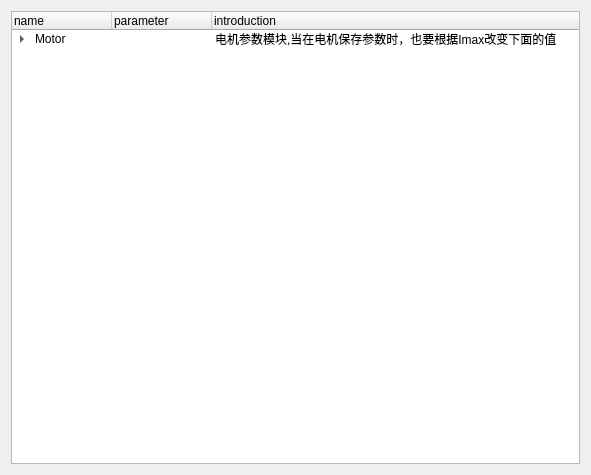
<?xml version="1.0" encoding="UTF-8"?>
<ui version="4.0">
 <class>Form</class>
 <widget class="QWidget" name="Form">
  <property name="geometry">
   <rect>
    <x>0</x>
    <y>0</y>
    <width>591</width>
    <height>475</height>
   </rect>
  </property>
  <property name="windowTitle">
   <string>Form</string>
  </property>
  <layout class="QVBoxLayout" name="verticalLayout">
   <item>
    <widget class="QTreeWidget" name="treeWidget">
     <column>
      <property name="text">
       <string>name</string>
      </property>
     </column>
     <column>
      <property name="text">
       <string>parameter</string>
      </property>
     </column>
     <column>
      <property name="text">
       <string>introduction</string>
      </property>
     </column>
     <item>
      <property name="text">
       <string>Motor</string>
      </property>
      <property name="text">
       <string/>
      </property>
      <property name="text">
       <string>电机参数模块,当在电机保存参数时，也要根据Imax改变下面的值</string>
      </property>
      <item>
       <property name="text">
        <string>Axis0</string>
       </property>
       <property name="text">
        <string>NULL</string>
       </property>
       <property name="text">
        <string/>
       </property>
       <item>
        <property name="text">
         <string>ImaxInfo</string>
        </property>
        <item>
         <property name="text">
          <string>Name</string>
         </property>
         <property name="text">
          <string>gSevDrv.sev_obj.cur.mot.Imax_1</string>
         </property>
        </item>
        <item>
         <property name="text">
          <string>MemberType</string>
         </property>
         <property name="text">
          <string>Uint16</string>
         </property>
        </item>
        <item>
         <property name="text">
          <string>AddressOffset</string>
         </property>
         <property name="text">
          <string>101</string>
         </property>
        </item>
       </item>
       <item>
        <property name="text">
         <string>GainInfo</string>
        </property>
        <item>
         <property name="text">
          <string>GainIa</string>
         </property>
         <property name="text">
          <string/>
         </property>
         <property name="text">
          <string>设备值，double型</string>
         </property>
         <item>
          <property name="text">
           <string>WriteFlashInfo</string>
          </property>
          <property name="text">
           <string/>
          </property>
          <property name="text">
           <string>往这个Flash写数=GainIa/Imax(原始值)</string>
          </property>
          <item>
           <property name="text">
            <string>Name</string>
           </property>
           <property name="text">
            <string>gSevDrv.sev_obj.cur.adc.prm.kia</string>
           </property>
           <property name="text">
            <string/>
           </property>
          </item>
          <item>
           <property name="text">
            <string>MemberType</string>
           </property>
           <property name="text">
            <string>int16</string>
           </property>
           <property name="text">
            <string/>
           </property>
          </item>
          <item>
           <property name="text">
            <string>AddressOffset</string>
           </property>
           <property name="text">
            <string>200</string>
           </property>
           <property name="text">
            <string/>
           </property>
          </item>
         </item>
         <item>
          <property name="text">
           <string>SamplingType</string>
          </property>
          <property name="text">
           <string/>
          </property>
          <property name="text">
           <string>采样类型,根据刘超文PowerBoard树中的类型</string>
          </property>
          <item>
           <property name="text">
            <string>Hall</string>
           </property>
           <property name="text">
            <string>46875</string>
           </property>
           <property name="text">
            <string/>
           </property>
           <item>
            <property name="text">
             <string>DspVersionFactor</string>
            </property>
            <property name="text">
             <string>1</string>
            </property>
           </item>
          </item>
          <item>
           <property name="text">
            <string>Shunt</string>
           </property>
           <property name="text">
            <string>6442451.2</string>
           </property>
           <property name="text">
            <string>20132.66*320</string>
           </property>
           <item>
            <property name="text">
             <string>DspVersionFactor</string>
            </property>
            <property name="text">
             <string>1</string>
            </property>
            <property name="text">
             <string>以V128为准，在这个基础上乘以一个系数</string>
            </property>
           </item>
          </item>
         </item>
        </item>
        <item>
         <property name="text">
          <string>GainIb</string>
         </property>
         <property name="text">
          <string/>
         </property>
         <property name="text">
          <string/>
         </property>
         <item>
          <property name="text">
           <string>WriteFlashInfo</string>
          </property>
          <property name="text">
           <string/>
          </property>
          <property name="text">
           <string/>
          </property>
          <item>
           <property name="text">
            <string>Name</string>
           </property>
           <property name="text">
            <string>gSevDrv.sev_obj.cur.adc.prm.kib</string>
           </property>
           <property name="text">
            <string/>
           </property>
          </item>
          <item>
           <property name="text">
            <string>MemberType</string>
           </property>
           <property name="text">
            <string>int16</string>
           </property>
           <property name="text">
            <string/>
           </property>
          </item>
          <item>
           <property name="text">
            <string>AddressOffset</string>
           </property>
           <property name="text">
            <string>201</string>
           </property>
           <property name="text">
            <string/>
           </property>
          </item>
         </item>
         <item>
          <property name="text">
           <string>SamplingType</string>
          </property>
          <property name="text">
           <string/>
          </property>
          <item>
           <property name="text">
            <string>Hall</string>
           </property>
           <property name="text">
            <string>6442451.2</string>
           </property>
           <item>
            <property name="text">
             <string>DspVersionFactor</string>
            </property>
            <property name="text">
             <string>1</string>
            </property>
           </item>
          </item>
          <item>
           <property name="text">
            <string>Shunt</string>
           </property>
           <property name="text">
            <string>6442451.2</string>
           </property>
           <item>
            <property name="text">
             <string>DspVersionFactor</string>
            </property>
            <property name="text">
             <string>1</string>
            </property>
           </item>
          </item>
         </item>
        </item>
        <item>
         <property name="text">
          <string>GainIc</string>
         </property>
         <property name="text">
          <string/>
         </property>
         <property name="text">
          <string/>
         </property>
         <item>
          <property name="text">
           <string>WriteFlashInfo</string>
          </property>
          <property name="text">
           <string/>
          </property>
          <property name="text">
           <string/>
          </property>
          <item>
           <property name="text">
            <string>Name</string>
           </property>
           <property name="text">
            <string>gSevDrv.sev_obj.cur.adc.prm.kic</string>
           </property>
           <property name="text">
            <string/>
           </property>
          </item>
          <item>
           <property name="text">
            <string>MemberType</string>
           </property>
           <property name="text">
            <string>int16</string>
           </property>
           <property name="text">
            <string/>
           </property>
          </item>
          <item>
           <property name="text">
            <string>AddressOffset</string>
           </property>
           <property name="text">
            <string>202</string>
           </property>
           <property name="text">
            <string/>
           </property>
          </item>
         </item>
         <item>
          <property name="text">
           <string>SamplingType</string>
          </property>
          <property name="text">
           <string/>
          </property>
          <item>
           <property name="text">
            <string>Hall</string>
           </property>
           <property name="text">
            <string>6442451.2</string>
           </property>
           <item>
            <property name="text">
             <string>DspVersionFactor</string>
            </property>
            <property name="text">
             <string>1</string>
            </property>
           </item>
          </item>
          <item>
           <property name="text">
            <string>Shunt</string>
           </property>
           <property name="text">
            <string>6442451.2</string>
           </property>
           <item>
            <property name="text">
             <string>DspVersionFactor</string>
            </property>
            <property name="text">
             <string>1</string>
            </property>
           </item>
          </item>
         </item>
        </item>
       </item>
      </item>
      <item>
       <property name="text">
        <string>Axis1</string>
       </property>
       <property name="text">
        <string>NULL</string>
       </property>
       <property name="text">
        <string/>
       </property>
       <item>
        <property name="text">
         <string>ImaxInfo</string>
        </property>
        <item>
         <property name="text">
          <string>Name</string>
         </property>
         <property name="text">
          <string>gSevDrv.sev_obj.cur.mot.Imax_1</string>
         </property>
        </item>
        <item>
         <property name="text">
          <string>MemberType</string>
         </property>
         <property name="text">
          <string>Uint16</string>
         </property>
        </item>
        <item>
         <property name="text">
          <string>AddressOffset</string>
         </property>
         <property name="text">
          <string>32869</string>
         </property>
        </item>
       </item>
       <item>
        <property name="text">
         <string>GainInfo</string>
        </property>
        <item>
         <property name="text">
          <string>GainIa</string>
         </property>
         <property name="text">
          <string/>
         </property>
         <property name="text">
          <string>设备值，double型</string>
         </property>
         <item>
          <property name="text">
           <string>WriteFlashInfo</string>
          </property>
          <property name="text">
           <string/>
          </property>
          <property name="text">
           <string>往这个Flash写数=GainIa/Imax(原始值)</string>
          </property>
          <item>
           <property name="text">
            <string>Name</string>
           </property>
           <property name="text">
            <string>gSevDrv.sev_obj.cur.adc.prm.kia</string>
           </property>
           <property name="text">
            <string/>
           </property>
          </item>
          <item>
           <property name="text">
            <string>MemberType</string>
           </property>
           <property name="text">
            <string>int16</string>
           </property>
           <property name="text">
            <string/>
           </property>
          </item>
          <item>
           <property name="text">
            <string>AddressOffset</string>
           </property>
           <property name="text">
            <string>32968</string>
           </property>
           <property name="text">
            <string/>
           </property>
          </item>
         </item>
         <item>
          <property name="text">
           <string>SamplingType</string>
          </property>
          <item>
           <property name="text">
            <string>Hall</string>
           </property>
           <property name="text">
            <string>6442451.2</string>
           </property>
           <item>
            <property name="text">
             <string>DspVersionFactor</string>
            </property>
            <property name="text">
             <string>1</string>
            </property>
           </item>
          </item>
          <item>
           <property name="text">
            <string>Shunt</string>
           </property>
           <property name="text">
            <string>6442451.2</string>
           </property>
           <item>
            <property name="text">
             <string>DspVersionFactor</string>
            </property>
            <property name="text">
             <string>1</string>
            </property>
           </item>
          </item>
         </item>
        </item>
        <item>
         <property name="text">
          <string>GainIb</string>
         </property>
         <property name="text">
          <string/>
         </property>
         <property name="text">
          <string/>
         </property>
         <item>
          <property name="text">
           <string>WriteFlashInfo</string>
          </property>
          <property name="text">
           <string/>
          </property>
          <property name="text">
           <string/>
          </property>
          <item>
           <property name="text">
            <string>Name</string>
           </property>
           <property name="text">
            <string>gSevDrv.sev_obj.cur.adc.prm.kib</string>
           </property>
           <property name="text">
            <string/>
           </property>
          </item>
          <item>
           <property name="text">
            <string>MemberType</string>
           </property>
           <property name="text">
            <string>int16</string>
           </property>
           <property name="text">
            <string/>
           </property>
          </item>
          <item>
           <property name="text">
            <string>AddressOffset</string>
           </property>
           <property name="text">
            <string>32969</string>
           </property>
           <property name="text">
            <string/>
           </property>
          </item>
         </item>
         <item>
          <property name="text">
           <string>SamplingType</string>
          </property>
          <property name="text">
           <string/>
          </property>
          <item>
           <property name="text">
            <string>Hall</string>
           </property>
           <property name="text">
            <string>6442451.2</string>
           </property>
           <item>
            <property name="text">
             <string>DspVersionFactor</string>
            </property>
            <property name="text">
             <string>1</string>
            </property>
           </item>
          </item>
          <item>
           <property name="text">
            <string>Shunt</string>
           </property>
           <property name="text">
            <string>6442451.2</string>
           </property>
           <item>
            <property name="text">
             <string>DspVersionFactor</string>
            </property>
            <property name="text">
             <string>1</string>
            </property>
           </item>
          </item>
         </item>
        </item>
        <item>
         <property name="text">
          <string>GainIc</string>
         </property>
         <property name="text">
          <string/>
         </property>
         <property name="text">
          <string/>
         </property>
         <item>
          <property name="text">
           <string>WriteFlashInfo</string>
          </property>
          <property name="text">
           <string/>
          </property>
          <property name="text">
           <string/>
          </property>
          <item>
           <property name="text">
            <string>Name</string>
           </property>
           <property name="text">
            <string>gSevDrv.sev_obj.cur.adc.prm.kic</string>
           </property>
           <property name="text">
            <string/>
           </property>
          </item>
          <item>
           <property name="text">
            <string>MemberType</string>
           </property>
           <property name="text">
            <string>int16</string>
           </property>
           <property name="text">
            <string/>
           </property>
          </item>
          <item>
           <property name="text">
            <string>AddressOffset</string>
           </property>
           <property name="text">
            <string>32970</string>
           </property>
           <property name="text">
            <string/>
           </property>
          </item>
         </item>
         <item>
          <property name="text">
           <string>SamplingType</string>
          </property>
          <item>
           <property name="text">
            <string>Hall</string>
           </property>
           <property name="text">
            <string>6442451.2</string>
           </property>
           <item>
            <property name="text">
             <string>DspVersionFactor</string>
            </property>
            <property name="text">
             <string>1</string>
            </property>
           </item>
          </item>
          <item>
           <property name="text">
            <string>Shunt</string>
           </property>
           <property name="text">
            <string>6442451.2</string>
           </property>
           <item>
            <property name="text">
             <string>DspVersionFactor</string>
            </property>
            <property name="text">
             <string>1</string>
            </property>
           </item>
          </item>
         </item>
        </item>
       </item>
      </item>
      <item>
       <property name="text">
        <string>Axis2</string>
       </property>
       <property name="text">
        <string>NULL</string>
       </property>
       <property name="text">
        <string/>
       </property>
       <item>
        <property name="text">
         <string>ImaxInfo</string>
        </property>
        <item>
         <property name="text">
          <string>Name</string>
         </property>
         <property name="text">
          <string>gSevDrv.sev_obj.cur.mot.Imax_1</string>
         </property>
        </item>
        <item>
         <property name="text">
          <string>MemberType</string>
         </property>
         <property name="text">
          <string>Uint16</string>
         </property>
        </item>
        <item>
         <property name="text">
          <string>AddressOffset</string>
         </property>
         <property name="text">
          <string>101</string>
         </property>
        </item>
       </item>
       <item>
        <property name="text">
         <string>GainInfo</string>
        </property>
        <item>
         <property name="text">
          <string>GainIa</string>
         </property>
         <property name="text">
          <string/>
         </property>
         <property name="text">
          <string>设备值，double型</string>
         </property>
         <item>
          <property name="text">
           <string>WriteFlashInfo</string>
          </property>
          <property name="text">
           <string/>
          </property>
          <property name="text">
           <string>往这个Flash写数=GainIa/Imax(原始值)</string>
          </property>
          <item>
           <property name="text">
            <string>Name</string>
           </property>
           <property name="text">
            <string>gSevDrv.sev_obj.cur.adc.prm.kia</string>
           </property>
           <property name="text">
            <string/>
           </property>
          </item>
          <item>
           <property name="text">
            <string>MemberType</string>
           </property>
           <property name="text">
            <string>int16</string>
           </property>
           <property name="text">
            <string/>
           </property>
          </item>
          <item>
           <property name="text">
            <string>AddressOffset</string>
           </property>
           <property name="text">
            <string>200</string>
           </property>
           <property name="text">
            <string/>
           </property>
          </item>
         </item>
         <item>
          <property name="text">
           <string>SamplingType</string>
          </property>
          <item>
           <property name="text">
            <string>Hall</string>
           </property>
           <property name="text">
            <string>6442451.2</string>
           </property>
           <item>
            <property name="text">
             <string>DspVersionFactor</string>
            </property>
            <property name="text">
             <string>1</string>
            </property>
           </item>
          </item>
          <item>
           <property name="text">
            <string>Shunt</string>
           </property>
           <property name="text">
            <string>6442451.2</string>
           </property>
           <item>
            <property name="text">
             <string>DspVersionFactor</string>
            </property>
            <property name="text">
             <string>1</string>
            </property>
           </item>
          </item>
         </item>
        </item>
        <item>
         <property name="text">
          <string>GainIb</string>
         </property>
         <property name="text">
          <string/>
         </property>
         <property name="text">
          <string/>
         </property>
         <item>
          <property name="text">
           <string>WriteFlashInfo</string>
          </property>
          <property name="text">
           <string/>
          </property>
          <property name="text">
           <string/>
          </property>
          <item>
           <property name="text">
            <string>Name</string>
           </property>
           <property name="text">
            <string>gSevDrv.sev_obj.cur.adc.prm.kib</string>
           </property>
           <property name="text">
            <string/>
           </property>
          </item>
          <item>
           <property name="text">
            <string>MemberType</string>
           </property>
           <property name="text">
            <string>int16</string>
           </property>
           <property name="text">
            <string/>
           </property>
          </item>
          <item>
           <property name="text">
            <string>AddressOffset</string>
           </property>
           <property name="text">
            <string>201</string>
           </property>
           <property name="text">
            <string/>
           </property>
          </item>
         </item>
         <item>
          <property name="text">
           <string>SamplingType</string>
          </property>
          <item>
           <property name="text">
            <string>Hall</string>
           </property>
           <property name="text">
            <string>6442451.2</string>
           </property>
           <item>
            <property name="text">
             <string>DspVersionFactor</string>
            </property>
            <property name="text">
             <string>1</string>
            </property>
           </item>
          </item>
          <item>
           <property name="text">
            <string>Shunt</string>
           </property>
           <property name="text">
            <string>6442451.2</string>
           </property>
           <item>
            <property name="text">
             <string>DspVersionFactor</string>
            </property>
            <property name="text">
             <string>1</string>
            </property>
           </item>
          </item>
         </item>
        </item>
        <item>
         <property name="text">
          <string>GainIc</string>
         </property>
         <property name="text">
          <string/>
         </property>
         <property name="text">
          <string/>
         </property>
         <item>
          <property name="text">
           <string>WriteFlashInfo</string>
          </property>
          <property name="text">
           <string/>
          </property>
          <property name="text">
           <string/>
          </property>
          <item>
           <property name="text">
            <string>Name</string>
           </property>
           <property name="text">
            <string>gSevDrv.sev_obj.cur.adc.prm.kic</string>
           </property>
           <property name="text">
            <string/>
           </property>
          </item>
          <item>
           <property name="text">
            <string>MemberType</string>
           </property>
           <property name="text">
            <string>int16</string>
           </property>
           <property name="text">
            <string/>
           </property>
          </item>
          <item>
           <property name="text">
            <string>AddressOffset</string>
           </property>
           <property name="text">
            <string>202</string>
           </property>
           <property name="text">
            <string/>
           </property>
          </item>
         </item>
         <item>
          <property name="text">
           <string>SamplingType</string>
          </property>
          <item>
           <property name="text">
            <string>Hall</string>
           </property>
           <property name="text">
            <string>6442451.2</string>
           </property>
           <item>
            <property name="text">
             <string>DspVersionFactor</string>
            </property>
            <property name="text">
             <string>1</string>
            </property>
           </item>
          </item>
          <item>
           <property name="text">
            <string>Shunt</string>
           </property>
           <property name="text">
            <string>6442451.2</string>
           </property>
           <item>
            <property name="text">
             <string>DspVersionFactor</string>
            </property>
            <property name="text">
             <string>1</string>
            </property>
           </item>
          </item>
         </item>
        </item>
       </item>
      </item>
      <item>
       <property name="text">
        <string>Axis3</string>
       </property>
       <property name="text">
        <string>NULL</string>
       </property>
       <property name="text">
        <string/>
       </property>
       <item>
        <property name="text">
         <string>ImaxInfo</string>
        </property>
        <item>
         <property name="text">
          <string>Name</string>
         </property>
         <property name="text">
          <string>gSevDrv.sev_obj.cur.mot.Imax_1</string>
         </property>
        </item>
        <item>
         <property name="text">
          <string>MemberType</string>
         </property>
         <property name="text">
          <string>Uint16</string>
         </property>
        </item>
        <item>
         <property name="text">
          <string>AddressOffset</string>
         </property>
         <property name="text">
          <string>32869</string>
         </property>
        </item>
       </item>
       <item>
        <property name="text">
         <string>GainInfo</string>
        </property>
        <item>
         <property name="text">
          <string>GainIa</string>
         </property>
         <property name="text">
          <string/>
         </property>
         <property name="text">
          <string>设备值，double型</string>
         </property>
         <item>
          <property name="text">
           <string>WriteFlashInfo</string>
          </property>
          <property name="text">
           <string/>
          </property>
          <property name="text">
           <string>往这个Flash写数=GainIa/Imax(原始值)</string>
          </property>
          <item>
           <property name="text">
            <string>Name</string>
           </property>
           <property name="text">
            <string>gSevDrv.sev_obj.cur.adc.prm.kia</string>
           </property>
           <property name="text">
            <string/>
           </property>
          </item>
          <item>
           <property name="text">
            <string>MemberType</string>
           </property>
           <property name="text">
            <string>int16</string>
           </property>
           <property name="text">
            <string/>
           </property>
          </item>
          <item>
           <property name="text">
            <string>AddressOffset</string>
           </property>
           <property name="text">
            <string>32968</string>
           </property>
           <property name="text">
            <string/>
           </property>
          </item>
         </item>
         <item>
          <property name="text">
           <string>SamplingType</string>
          </property>
          <item>
           <property name="text">
            <string>Hall</string>
           </property>
           <property name="text">
            <string>6442451.2</string>
           </property>
           <item>
            <property name="text">
             <string>DspVersionFactor</string>
            </property>
            <property name="text">
             <string>1</string>
            </property>
           </item>
          </item>
          <item>
           <property name="text">
            <string>Shunt</string>
           </property>
           <property name="text">
            <string>6442451.2</string>
           </property>
           <item>
            <property name="text">
             <string>DspVersionFactor</string>
            </property>
            <property name="text">
             <string>1</string>
            </property>
           </item>
          </item>
         </item>
        </item>
        <item>
         <property name="text">
          <string>GainIb</string>
         </property>
         <property name="text">
          <string/>
         </property>
         <property name="text">
          <string/>
         </property>
         <item>
          <property name="text">
           <string>WriteFlashInfo</string>
          </property>
          <property name="text">
           <string/>
          </property>
          <property name="text">
           <string/>
          </property>
          <item>
           <property name="text">
            <string>Name</string>
           </property>
           <property name="text">
            <string>gSevDrv.sev_obj.cur.adc.prm.kib</string>
           </property>
           <property name="text">
            <string/>
           </property>
          </item>
          <item>
           <property name="text">
            <string>MemberType</string>
           </property>
           <property name="text">
            <string>int16</string>
           </property>
           <property name="text">
            <string/>
           </property>
          </item>
          <item>
           <property name="text">
            <string>AddressOffset</string>
           </property>
           <property name="text">
            <string>32969</string>
           </property>
           <property name="text">
            <string/>
           </property>
          </item>
         </item>
         <item>
          <property name="text">
           <string>SamplingType</string>
          </property>
          <item>
           <property name="text">
            <string>Hall</string>
           </property>
           <property name="text">
            <string>6442451.2</string>
           </property>
           <item>
            <property name="text">
             <string>DspVersionFactor</string>
            </property>
            <property name="text">
             <string>1</string>
            </property>
           </item>
          </item>
          <item>
           <property name="text">
            <string>Shunt</string>
           </property>
           <property name="text">
            <string>6442451.2</string>
           </property>
           <item>
            <property name="text">
             <string>DspVersionFactor</string>
            </property>
            <property name="text">
             <string>1</string>
            </property>
           </item>
          </item>
         </item>
        </item>
        <item>
         <property name="text">
          <string>GainIc</string>
         </property>
         <property name="text">
          <string/>
         </property>
         <property name="text">
          <string/>
         </property>
         <item>
          <property name="text">
           <string>WriteFlashInfo</string>
          </property>
          <property name="text">
           <string/>
          </property>
          <property name="text">
           <string/>
          </property>
          <item>
           <property name="text">
            <string>Name</string>
           </property>
           <property name="text">
            <string>gSevDrv.sev_obj.cur.adc.prm.kic</string>
           </property>
           <property name="text">
            <string/>
           </property>
          </item>
          <item>
           <property name="text">
            <string>MemberType</string>
           </property>
           <property name="text">
            <string>int16</string>
           </property>
           <property name="text">
            <string/>
           </property>
          </item>
          <item>
           <property name="text">
            <string>AddressOffset</string>
           </property>
           <property name="text">
            <string>32970</string>
           </property>
           <property name="text">
            <string/>
           </property>
          </item>
         </item>
         <item>
          <property name="text">
           <string>SamplingType</string>
          </property>
          <item>
           <property name="text">
            <string>Hall</string>
           </property>
           <property name="text">
            <string>6442451.2</string>
           </property>
           <item>
            <property name="text">
             <string>DspVersionFactor</string>
            </property>
            <property name="text">
             <string>1</string>
            </property>
           </item>
          </item>
          <item>
           <property name="text">
            <string>Shunt</string>
           </property>
           <property name="text">
            <string>6442451.2</string>
           </property>
           <item>
            <property name="text">
             <string>DspVersionFactor</string>
            </property>
            <property name="text">
             <string>1</string>
            </property>
           </item>
          </item>
         </item>
        </item>
       </item>
      </item>
     </item>
    </widget>
   </item>
  </layout>
 </widget>
 <resources/>
 <connections/>
</ui>
